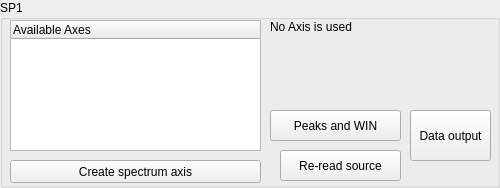
<?xml version="1.0" encoding="UTF-8"?>
<ui version="4.0">
 <class>SP1View</class>
 <widget class="QGroupBox" name="SP1View">
  <property name="geometry">
   <rect>
    <x>0</x>
    <y>0</y>
    <width>500</width>
    <height>188</height>
   </rect>
  </property>
  <property name="windowTitle">
   <string>GroupBox</string>
  </property>
  <property name="title">
   <string>SP1</string>
  </property>
  <widget class="QTreeWidget" name="AxisTree">
   <property name="geometry">
    <rect>
     <x>10</x>
     <y>20</y>
     <width>251</width>
     <height>131</height>
    </rect>
   </property>
   <column>
    <property name="text">
     <string>Available Axes</string>
    </property>
   </column>
  </widget>
  <widget class="QLabel" name="label">
   <property name="geometry">
    <rect>
     <x>270</x>
     <y>20</y>
     <width>221</width>
     <height>81</height>
    </rect>
   </property>
   <property name="text">
    <string>No Axis is used</string>
   </property>
   <property name="alignment">
    <set>Qt::AlignLeading|Qt::AlignLeft|Qt::AlignTop</set>
   </property>
  </widget>
  <widget class="QPushButton" name="open_but">
   <property name="geometry">
    <rect>
     <x>270</x>
     <y>110</y>
     <width>131</width>
     <height>31</height>
    </rect>
   </property>
   <property name="text">
    <string>Peaks and WIN</string>
   </property>
  </widget>
  <widget class="QPushButton" name="axis_button">
   <property name="geometry">
    <rect>
     <x>10</x>
     <y>160</y>
     <width>251</width>
     <height>23</height>
    </rect>
   </property>
   <property name="text">
    <string>Create spectrum axis</string>
   </property>
  </widget>
  <widget class="QPushButton" name="DataOutButton">
   <property name="geometry">
    <rect>
     <x>410</x>
     <y>110</y>
     <width>81</width>
     <height>51</height>
    </rect>
   </property>
   <property name="text">
    <string>Data output</string>
   </property>
  </widget>
  <widget class="QPushButton" name="refrbutt">
   <property name="geometry">
    <rect>
     <x>280</x>
     <y>150</y>
     <width>121</width>
     <height>31</height>
    </rect>
   </property>
   <property name="text">
    <string>Re-read source</string>
   </property>
  </widget>
 </widget>
 <resources/>
 <connections/>
</ui>
